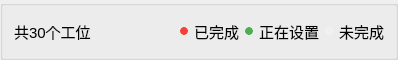
       <widget class="QGroupBox" name="groupBox_7">
        <property name="minimumSize">
         <size>
          <width>0</width>
          <height>60</height>
         </size>
        </property>
        <property name="maximumSize">
         <size>
          <width>16777215</width>
          <height>60</height>
         </size>
        </property>
        <property name="styleSheet">
         <string notr="true">QObject#groupBox_7{
border: 1px solid;
	border-right-color: rgb(47,47,47);
	border-left-color: rgb(47,47,47);
}</string>
        </property>
        <property name="title">
         <string/>
        </property>
        <layout class="QHBoxLayout" name="horizontalLayout_3">
         <item>
          <widget class="QLabel" name="labStation">
           <property name="minimumSize">
            <size>
             <width>160</width>
             <height>20</height>
            </size>
           </property>
           <property name="maximumSize">
            <size>
             <width>160</width>
             <height>20</height>
            </size>
           </property>
           <property name="font">
            <font>
             <pointsize>11</pointsize>
            </font>
           </property>
           <property name="text">
            <string>共30个工位</string>
           </property>
          </widget>
         </item>
         <item>
          <widget class="QLabel" name="label_10">
           <property name="minimumSize">
            <size>
             <width>8</width>
             <height>8</height>
            </size>
           </property>
           <property name="maximumSize">
            <size>
             <width>8</width>
             <height>8</height>
            </size>
           </property>
           <property name="styleSheet">
            <string notr="true">background-color: rgb(244, 67, 54);
border: 1px solid;
border-color: rgb(244, 67, 54);
border-radius:4px;</string>
           </property>
           <property name="text">
            <string/>
           </property>
          </widget>
         </item>
         <item>
          <widget class="QLabel" name="label_13">
           <property name="minimumSize">
            <size>
             <width>0</width>
             <height>20</height>
            </size>
           </property>
           <property name="maximumSize">
            <size>
             <width>160</width>
             <height>20</height>
            </size>
           </property>
           <property name="font">
            <font>
             <pointsize>11</pointsize>
            </font>
           </property>
           <property name="text">
            <string>已完成</string>
           </property>
          </widget>
         </item>
         <item>
          <widget class="QLabel" name="label_11">
           <property name="minimumSize">
            <size>
             <width>8</width>
             <height>8</height>
            </size>
           </property>
           <property name="maximumSize">
            <size>
             <width>8</width>
             <height>8</height>
            </size>
           </property>
           <property name="styleSheet">
            <string notr="true">background-color:rgb(75, 175, 79);

border: 1px solid;
border-color: rgb(75, 175, 79);
border-radius:4px;</string>
           </property>
           <property name="text">
            <string/>
           </property>
          </widget>
         </item>
         <item>
          <widget class="QLabel" name="label_14">
           <property name="minimumSize">
            <size>
             <width>0</width>
             <height>20</height>
            </size>
           </property>
           <property name="maximumSize">
            <size>
             <width>160</width>
             <height>20</height>
            </size>
           </property>
           <property name="font">
            <font>
             <pointsize>11</pointsize>
            </font>
           </property>
           <property name="text">
            <string>正在设置</string>
           </property>
          </widget>
         </item>
         <item>
          <widget class="QLabel" name="label_12">
           <property name="minimumSize">
            <size>
             <width>8</width>
             <height>8</height>
            </size>
           </property>
           <property name="maximumSize">
            <size>
             <width>8</width>
             <height>8</height>
            </size>
           </property>
           <property name="styleSheet">
            <string notr="true">background-color:rgba(255,255,255,0.20);
border: 1px solid;
border-color: rgba(255,255,255,0.20);
border-radius:4px;</string>
           </property>
           <property name="text">
            <string/>
           </property>
          </widget>
         </item>
         <item>
          <widget class="QLabel" name="label_15">
           <property name="minimumSize">
            <size>
             <width>0</width>
             <height>20</height>
            </size>
           </property>
           <property name="maximumSize">
            <size>
             <width>160</width>
             <height>20</height>
            </size>
           </property>
           <property name="font">
            <font>
             <pointsize>11</pointsize>
            </font>
           </property>
           <property name="text">
            <string>未完成</string>
           </property>
          </widget>
         </item>
        </layout>
       </widget>
